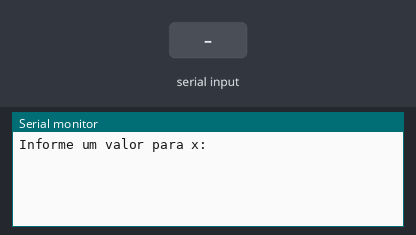
Bench run of a sketch on a simulated Arduino Uno, built with avr-gcc and run on an emulated ATmega328P. Shown: the last lines printed to the serial monitor. Inputs (shaded band) come from the test bench.

Above: at 1.2 s.
1.3 s: "90,45\n" received over Serial
At 2.1 s:
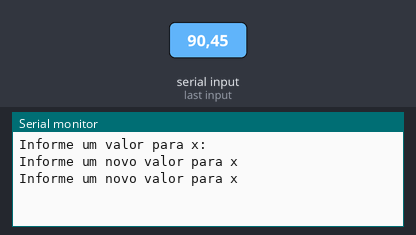
3.8 s: "30,150\n" received over Serial
At 6.3 s:
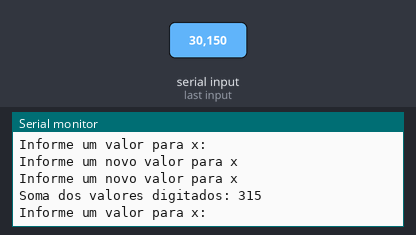

The sketch:

while_sum.ino
```cpp
int x, soma = 0;

void setup()
{
 Serial.begin(9600);
}

void loop()
{
  Serial.println("Informe um valor para x: ");
  while(!Serial.available());
  x = Serial.parseInt();

  while(x != 0)
  {
  soma = soma + x;
    //soma += x;
  Serial.println("Informe um novo valor para x");
    while(!Serial.available());
  x = Serial.parseInt();
  }

  Serial.println("\nSoma dos valores digitados: " + String(soma) + "\n");

}
```

Measured:
- after the input at 1.3 s, the serial monitor: prints a new line at once (image 1)
- after the input at 3.8 s, the serial monitor: prints a new line after 1.0 s (image 2)
